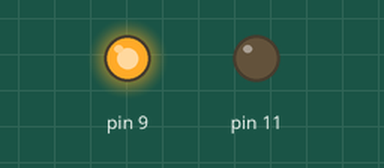
This sketch was run on a simulated Arduino Uno, built with avr-gcc and run on an emulated ATmega328P. Parts: output pins drawn as LEDs (lit = HIGH).

Above: at 0.5 s.
At 1.5 s:
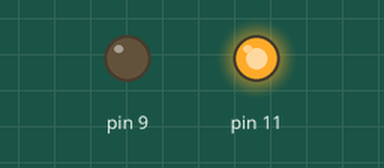
At 5.5 s:
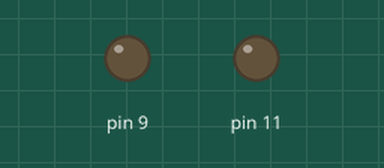
Timing chart, 0 to 6.9 s (numbered marks = the images above):
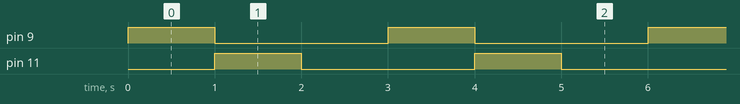

The sketch:

p.22.ino
```cpp
void setup(){
pinMode(9, OUTPUT); //モーター制御ピンを出力にする
pinMode(11, OUTPUT);
}
void loop(){
digitalWrite(9, HIGH); digitalWrite(11, LOW); //モーターを反転
delay(1000); //1 秒待つ
digitalWrite(9, LOW); digitalWrite(11, HIGH); //モーターを正転
delay(1000); //1 秒待つ
digitalWrite(9, LOW); digitalWrite(11, LOW); //停止
delay(1000); //1 秒待つ
}
```

Measured:
- by itself, pin 9, pin 11: alternates HIGH for 1.0 s and LOW for 2.0 s
- by itself, everything shown: repeats every 3.0 s, in 3 steps
